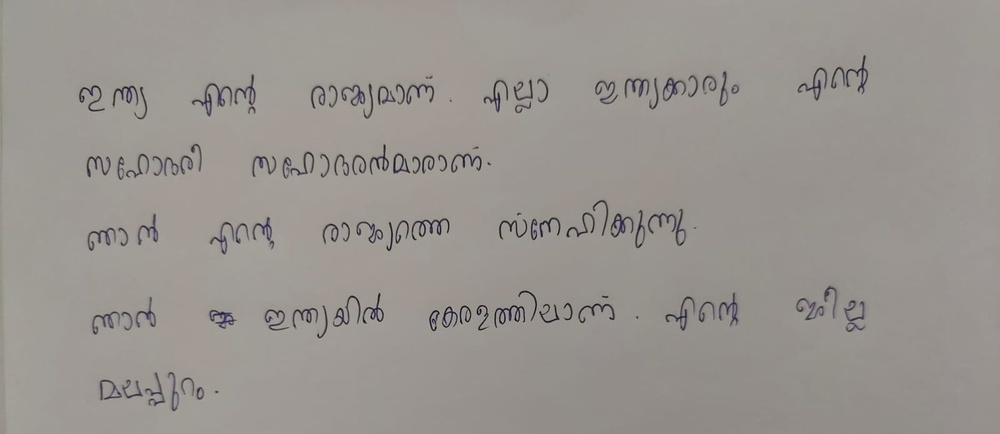
#> input picture steps/notebook/mal2.jpg, 1000 x 434 px, shrunk from 1600 x 694 before the run
$ python run_deployment.py
#> lines starting #> are read from the running program, lines starting #| are printed output that depends on the picture; after the words box and inside, x2 and y2 are one past the last pixel; in counts of white or black regions, pixels touching at a corner belong together
### steps/input/get_lines.py
import os

import numpy as np
import cv2
from PIL import Image

class Lines:
    def __init__(self, image_path):
#> called with image_path = 'steps/notebook/mal2.jpg'
        self.image_path = image_path
        self.img = Image.open(image_path)
#> self.img is the input picture: PIL image 1000x434 RGB; mean R, G, B 153.4, 148.7, 143.9

    def rgb_to_grayscale_luminosity(self,image):
        """
        Convert an RGB image to grayscale using luminosity method.

        Parameters:
            image: Input RGB image (numpy array or equivalent).

        Returns:
            grayscale_image: Grayscale image (numpy array or equivalent).
        """
        # Get the dimensions of the input image
        img_array = np.array(image)
        height, width, channels = img_array.shape
#> height = 434; width = 1000; channels = 3

        # Create an empty array for the grayscale image
        grayscale_image = np.zeros((height, width), dtype=np.uint8)

        # Iterate over each pixel in the image
        for y in range(height):
            for x in range(width):
                # Extract the RGB values of the pixel
                r, g, b = img_array[y, x]

                # Calculate luminosity
                # luminosity = 0.21 * r + 0.72 * g + 0.07 * b
                luminosity = 0.299 * r + 0.587 * g + 0.114 * b
                # Set the grayscale pixel value
                grayscale_image[y, x] = int(luminosity)

        grayscale_image = Image.fromarray(grayscale_image)
        return grayscale_image


    def adaptive_thresholdMean(self,image, block_size, c):
        """
        Apply Adaptive Mean Thresholding to the input grayscale image.

        Parameters:
            image: Input grayscale image (PIL Image object).
            block_size: Size of the local neighborhood for threshold calculation.
            c: Constant subtracted from the mean to obtain the threshold value.

        Returns:
            thresholded_image: Thresholded image (PIL Image object).
        """
        # Convert PIL Image to numpy array
        grayscale_img = self.rgb_to_grayscale_luminosity(image)
        img_array = np.array(grayscale_img)

        # Get image dimensions
        height, width = img_array.shape
#> height = 434; width = 1000

        # Create an empty array for the output
        thresholded_image = np.zeros((height, width))

        # Apply adaptive thresholding
        for i in range(height):
            for j in range(width):
                # Calculate block boundaries
                x_min = max(0, i - block_size // 2)
                y_min = max(0, j - block_size // 2)
                x_max = min(height - 1, i + block_size // 2)
                y_max = min(width - 1, j + block_size // 2)

                # Extract block from image
                block = img_array[x_min:x_max+1, y_min:y_max+1]

                # Calculate threshold
                thresh = np.mean(block) - c

                # Apply thresholding
                if img_array[i, j] >= thresh:
                    thresholded_image[i, j] = 255
                else:
                    thresholded_image[i, j] = 0
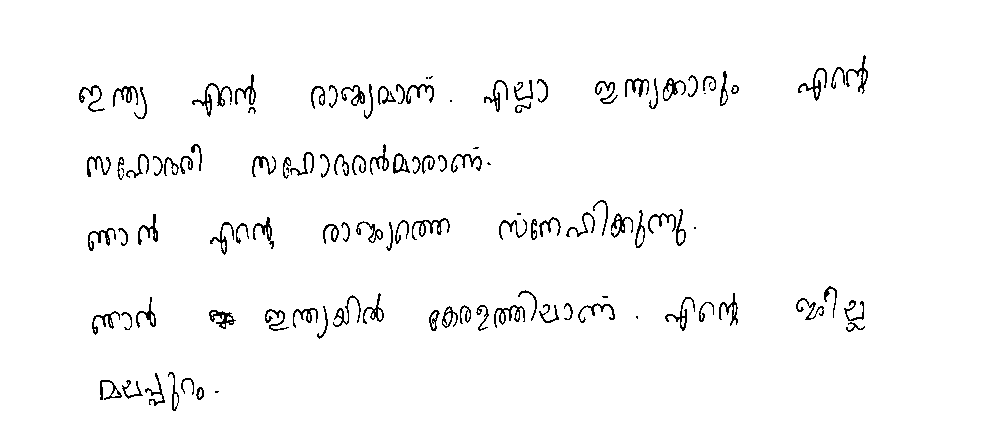
#> thresholded_image: shape (434, 1000) float64; 97.2% white; black in thin lines or dots, all inside (x1, y1, x2, y2) = (79, 55, 868, 411)

        # Convert thresholded numpy array back to PIL Image
        thresholded_image = Image.fromarray(thresholded_image)

        return thresholded_image

    def negate(self,image):
        '''
        White background, black text -> black background, white text
        '''
        img_arr = np.array(image)
        # img_arr[img_arr == 0] = np.uint8(255)
        height, width = img_arr.shape
#> height = 434; width = 1000
        for y in range(height):
            for x in range(width):
                img_arr[y,x] = (img_arr[y,x]==0).astype(np.uint8)*255
        return Image.fromarray(img_arr)
def get_lines(image_path):
    lines = Lines(image_path)
    thresh_img = lines.adaptive_thresholdMean(lines.img,50,30)
    thresh_img = lines.negate(thresh_img)
    # Assuming thresh_img is a PIL.Image.Image object
    thresh_img = np.asarray(thresh_img)

    # dilation
    kernel = np.ones((5,100),np.uint8)
    dilated_img = cv2.dilate(thresh_img,kernel,iterations = 1)
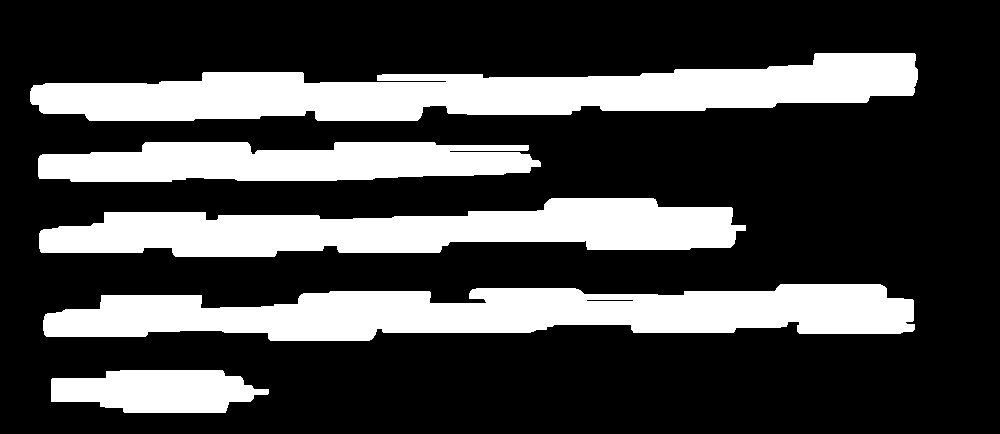
#> dilated_img: shape (434, 1000) float32; 27.2% white; 5 white regions, box (x1, y1, x2, y2) and area: (30, 53, 918, 121) 34986, (43, 284, 915, 341) 33584, (39, 198, 746, 257) 26449, (38, 142, 541, 182) 16088, (51, 370, 269, 413) 7128

    # Convert the dilated image to a suitable format for contour detection
    dilated_img_uint8 = dilated_img.astype(np.uint8)
#> dilated_img_uint8: shape (434, 1000); 27.2% white; 5 white regions

    # Find contours
    contours, hierarchy = cv2.findContours(dilated_img_uint8, cv2.RETR_EXTERNAL, cv2.CHAIN_APPROX_SIMPLE)
#> contours = 5 contours; box (x1, y1, x2, y2) and area: (30, 53, 918, 121) 33966, (43, 284, 915, 341) 32662, (39, 198, 746, 257) 25683, (38, 142, 541, 182) 15476, (51, 370, 269, 413) 6881

    # Sort contours by y-coordinate
    sorted_contours_lines = sorted(contours, key=lambda ctr: cv2.boundingRect(ctr)[1])
#> sorted_contours_lines has the same summary as contours

    # img2 = np.array(img.copy())
    line_boxes = []
    for ctr in sorted_contours_lines:

        if cv2.contourArea(ctr)<1000:
            continue

        x,y,w,h = cv2.boundingRect(ctr)
        line_boxes.append((x,y,w,h))
#> this loop made 5 passes
#> (x, y, w, h) on passes 1 to 5: (30, 53, 888, 68), (38, 142, 503, 40), (39, 198, 707, 59), (43, 284, 872, 57), (51, 370, 218, 43)
#> after the loop, line_boxes = [(30, 53, 888, 68), (38, 142, 503, 40), (39, 198, 707, 59), (43, 284, 872, 57), (51, 370, 218, 43)]
    #     cv2.rectangle(img2, (x,y), (x+w,y+h),(40, 100, 250) ,1)
    return line_boxes

# [32 lines of commented-out code are left out]

### pipelines/deployment_pipeline.py
import numpy as numpy
import pandas as pd

from steps.input.get_lines import get_lines
from steps.input.get_words import get_words

# get_lines('steps/mal2.jpg')
def deployment_pipeline(image_path):
    line_boxes = get_lines(image_path)
    get_words(image_path,line_boxes[0])

### steps/input/get_words.py
import os

import numpy as np
import cv2
from PIL import Image
import matplotlib.pyplot as plt

def get_words(image_path,line):
#> `#         inference_pipeline()`:
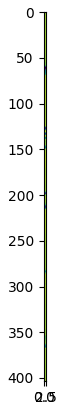
#> figure drawn by matplotlib, 1 panel
    img = Image.open(image_path)
    x,y,w,h = line
    plt.imshow(np.array(img)[x:x+w,y+h])

### run_deployment.py
from pipelines.deployment_pipeline import  deployment_pipeline

if __name__ == "__main__":
    deployment_pipeline('steps/notebook/mal2.jpg')
# [27 lines of commented-out code are left out]

$ run again, with steps/notebook/mal1.jpg copied over steps/notebook/mal2.jpg
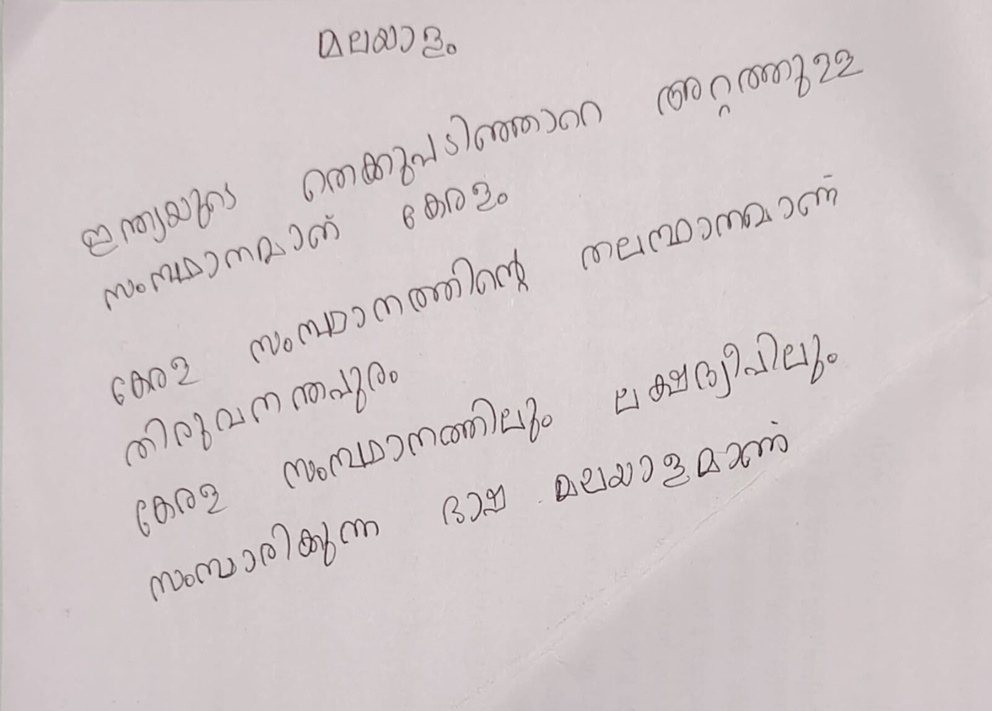
#> input picture steps/notebook/mal1.jpg, 992 x 711 px, shrunk from 1600 x 1147 before the run
#> in __init__, self.img is the input picture: PIL image 992x711 RGB; mean R, G, B 209.6, 200.2, 201.4
#> after the loop in adaptive_thresholdMean, `for i in range(height):`:
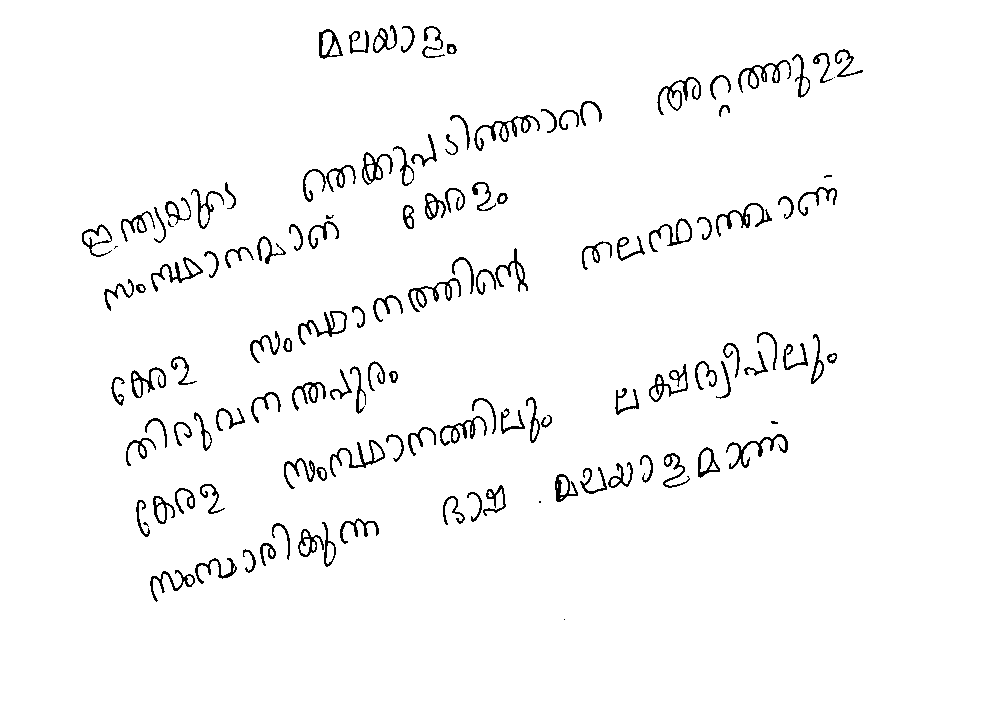
#> thresholded_image: shape (711, 992) float64; 96.9% white; black in thin lines or dots, all inside (x1, y1, x2, y2) = (82, 25, 863, 620)
#> dilated_img: shape (711, 992) float32; 30.2% white; 8 white regions, largest, box (x1, y1, x2, y2) and area: (33, 47, 913, 313) 66655, (62, 185, 887, 468) 59681, (87, 330, 887, 539) 42533
#> dilated_img_uint8: shape (711, 992); 30.2% white; 8 white regions
#> contours = 8 contours; box (x1, y1, x2, y2) and area: (33, 47, 913, 313) 66492, (62, 185, 887, 468) 59710, (87, 330, 887, 539) 41578, (101, 432, 838, 604) 33427, (270, 23, 507, 61) 7878, (775, 173, 882, 180) 629, (722, 419, 828, 426) 627, (515, 617, 615, 622) 396
#> sorted_contours_lines has the same summary as contours
#> the loop in get_lines, `for ctr in sorted_contours_lines: ` made 8 passes
#> (x, y, w, h) on passes 1, 2, 4, 5, 7: (270, 23, 237, 38), (33, 47, 880, 266), (62, 185, 825, 283), (87, 330, 800, 209), (101, 432, 737, 172)
#> after the loop in get_lines, `for ctr in sorted_contours_lines:`: line_boxes = [(270, 23, 237, 38), (33, 47, 880, 266), (62, 185, 825, 283), (87, 330, 800, 209), (101, 432, 737, 172)]
#> `#         inference_pipeline()`:
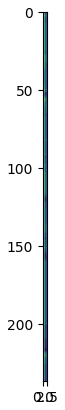
#> figure drawn by matplotlib, 1 panel

$ run again, with steps/notebook/mal3.jpg copied over steps/notebook/mal2.jpg
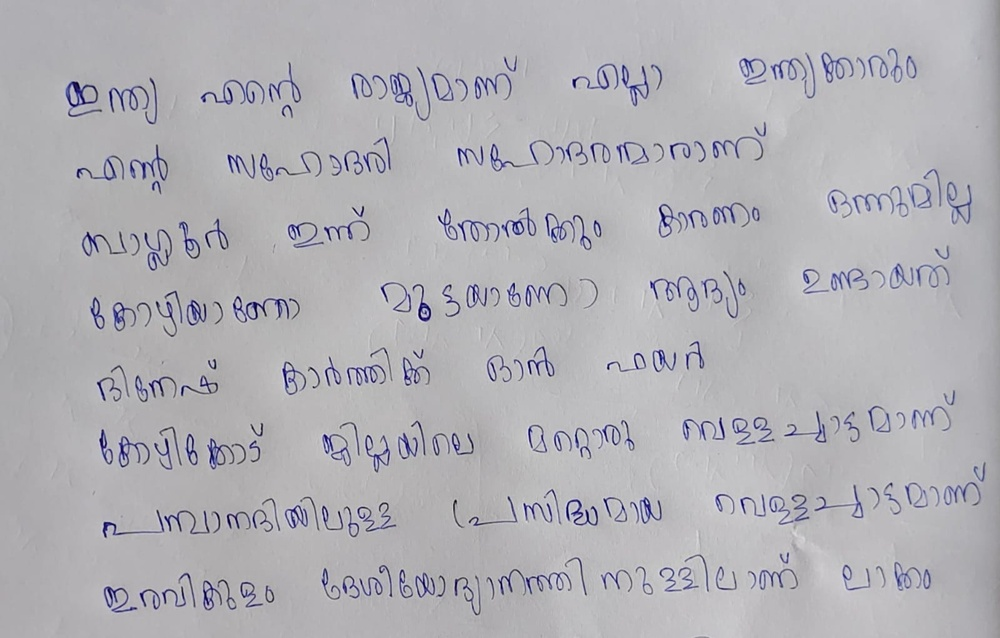
#> input picture steps/notebook/mal3.jpg, 1000 x 638 px, shrunk from 1600 x 1020 before the run
#> in __init__, self.img is the input picture: PIL image 1000x638 RGB; mean R, G, B 177.6, 176.7, 181.8
#> after the loop in adaptive_thresholdMean, `for i in range(height):`:
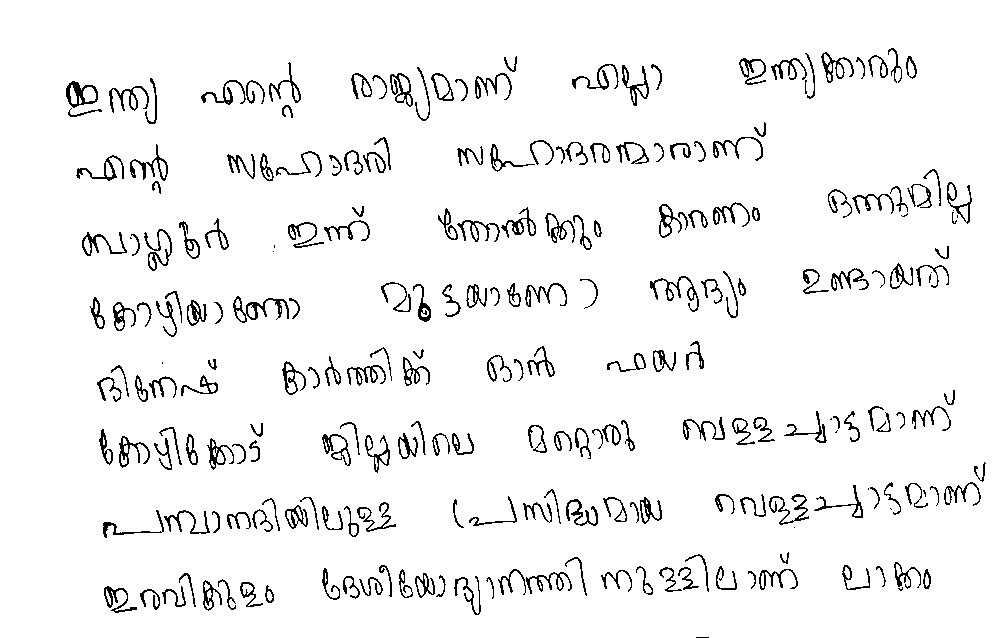
#> thresholded_image: shape (638, 1000) float64; 95% white; black in thin lines or dots, all inside (x1, y1, x2, y2) = (66, 48, 986, 638)
#> dilated_img: shape (638, 1000) float32; 46.1% white; 9 white regions, largest, box (x1, y1, x2, y2) and area: (17, 46, 967, 126) 44460, (33, 167, 1000, 273) 41042, (50, 388, 1000, 475) 40837
#> dilated_img_uint8: shape (638, 1000); 46.1% white; 9 white regions
#> contours = 9 contours; largest, box (x1, y1, x2, y2) and area: (17, 46, 967, 126) 43396, (33, 167, 1000, 273) 39978, (50, 388, 1000, 475) 39810, (41, 244, 999, 339) 37196, (55, 550, 981, 617) 36282
#> sorted_contours_lines has the same summary as contours
#> the loop in get_lines, `for ctr in sorted_contours_lines: ` made 9 passes
#> (x, y, w, h) on passes 1 to 8: (17, 46, 950, 80), (27, 120, 789, 76), (33, 167, 967, 106), (41, 244, 958, 95), (48, 339, 706, 65), (50, 388, 950, 87), (54, 460, 946, 80), (55, 550, 926, 67)
#> after the loop in get_lines, `for ctr in sorted_contours_lines:`: line_boxes = [(17, 46, 950, 80), (27, 120, 789, 76), (33, 167, 967, 106), (41, 244, 958, 95), (48, 339, 706, 65), (50, 388, 950, 87), (54, 460, 946, 80), (55, 550, 926, 67)]
#> `#         inference_pipeline()`:
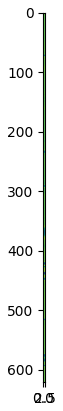
#> figure drawn by matplotlib, 1 panel
